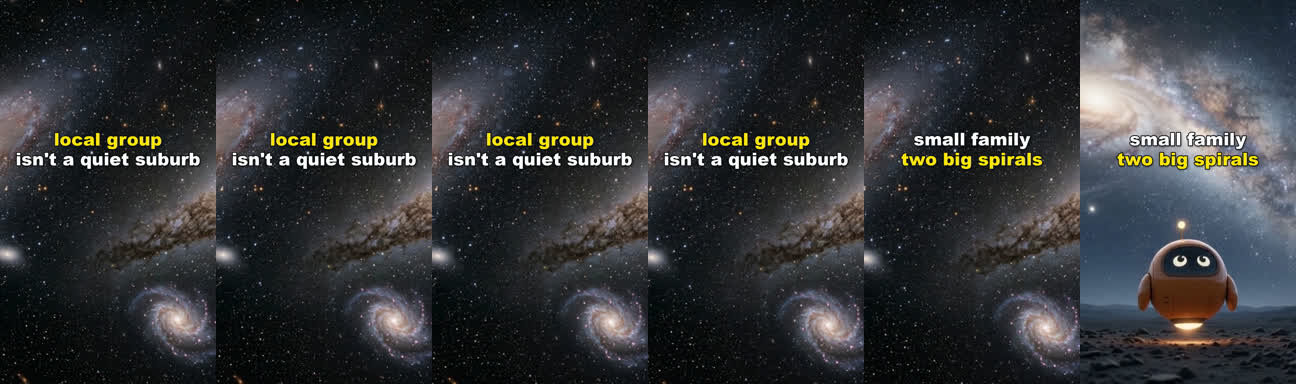
#> input picture 02_Video-Projects/019_Andromeda-Milky-Way-Collision/10_Shorts/k9pXeeJvLpc_recut/gate_open_sheet_v01c.jpg, 1296 x 384 px
$ python -i build_scene_first_short_covers.py   (imports and definitions only)
#> lines starting #> are read from the running program, lines starting #| are printed output that depends on the picture
#!/usr/bin/env python3
"""Rebuild Short covers scene-first.

The first pass grabbed a blind frame at 42% of duration, which often landed on an
Orbit close-up or on top of the video's own burned-in caption. This scans the
whole clip and scores every candidate frame so the cover is a scene, not the
mascot, and our punch text lands on clean picture.
"""
import glob
import shutil
import subprocess
import tempfile
from pathlib import Path

from PIL import Image, ImageDraw, ImageFont, ImageStat

FONT = "/System/Library/Fonts/Supplemental/Arial Black.ttf"
P = "/Users/ben/code/Orbit-YouTube/02_Video-Projects"
OUT = Path("/tmp/covers/rebuild")
# [1 line not run here, left out]

LS = f"{P}/005_The-Last-Star-In-The-Universe/10_Shorts/06_Final-Exports"
EU = f"{P}/006_Could-Life-Exist-Under-The-Ice-Of-Europa/10_Shorts/06_Final-Exports"
NS = f"{P}/007_What-Happens-To-Your-Body-Near-A-Neutron-Star/10_Shorts/06_Final-Exports"
OO = f"{P}/_Experiments/omni-oort-1min-test/10_Shorts/06_Final-Exports"
AL = f"{P}/001_Will-We-Ever-Meet-Aliens/10_Shorts/06_Final-Exports"
BH = f"{P}/002_What-Happens-If-You-Fall-Into-A-Black-Hole/10_Shorts/06_Final-Exports"
EX = f"{P}/003_Exoplanets-Strangest-Alien-Worlds/10_Shorts/06_Final-Exports"
JW = f"{P}/004_JWST-Discoveries-That-Change-Everything/10_Shorts/06_Final-Exports"

# id -> (source pattern, punch lines)
JOBS = [
    # scheduled
    ("DN4L1DkerMM", f"{LS}/last-star_punch-02_star-birth-ends_v05_captions.mp4", ["RUNNING OUT", "OF STARS"]),
    ("wIh3armF7_k", f"{LS}/last-star_punch-03*.mp4", ["THE LAST", "STAR"]),
    ("SdNXS1PD_Yk", f"{LS}/last-star_punch-01_universe-almost-dark_v05_titlecta.mp4", ["RUNNING OUT", "OF LIGHT"]),
    ("IVbO9XkkDps", f"{LS}/last-star_punch-04_last-star-dies_v04_worldlast_lock.mp4", ["THE FINAL", "LIGHT"]),
    ("xRxhb3vSru4", f"{LS}/last-star_punch-05_what-remains_v05_titlecta.mp4", ["WHAT", "REMAINS?"]),
    ("GjcZB8826J8", f"{EX}/exoplanets_short-20s_glass-rain_v01_cfr_fixed.mp4", ["GLASS", "RAIN"]),
    ("QptlHs1HuYI", f"{AL}/aliens_punch-p01_where-is-everybody_v03_cfr_fixed.mp4", ["WHERE IS", "EVERYONE?"]),
    ("Q16DKNvq2OY", f"{OO}/oort_punch-01_fly-past-blue-world_v01.mp4", ["EARTH, FROM", "THE DARK"]),
    ("oN_jm9PTDOQ", f"{OO}/oort_punch-02_sun-bright-pin_v01.mp4", ["THE SUN,", "SHRUNK"]),
    ("0j_pgYbCe5E", f"{OO}/oort_punch-03_far-edge-spark_v01.mp4", ["IT DOESN'T", "END HERE"]),
    ("FbRFvSApfOQ", f"{EU}/europa_punch-01_ocean-we-cannot-see_v03_diamond.mp4", ["MORE WATER", "THAN EARTH"]),
    ("EcsunqhN0jQ", f"{EU}/europa_punch-02_cold-should-win_v02_diamond.mp4", ["IT SHOULDN'T", "EXIST"]),
    ("k0PjH2I0OxY", f"{EU}/europa_punch-03_what-would-life-eat_v02_diamond.mp4", ["WHAT WOULD", "LIFE EAT?"]),
    ("0eqTVgrlU-s", f"{EU}/europa_punch-04_no-daylight-kitchen_v02_diamond.mp4", ["LIFE WITHOUT", "SUNLIGHT"]),
    ("Fv-lSwB_Z-o", f"{EU}/europa_punch-05_sample-without-drilling_v02_diamond.mp4", ["AN OCEAN", "IN SPACE"]),
    ("KPO68c-U42E", f"{EU}/europa_punch-06_clipper-on-its-way_v02_diamond.mp4", ["ALREADY", "FLYING"]),
    ("gN2qAv8m9Wc", f"{EU}/europa_punch-07_do-not-contaminate_v02_diamond.mp4", ["COULD WE", "KILL IT?"]),
    ("TE_HDKAnqms", f"{EU}/europa_punch-08_life-under-ice_v02_diamond.mp4", ["LIFE UNDER", "ICE"]),
    ("fhJP6eMoU0Q", f"{NS}/neutron_star_short-01_line-of-atoms_punch_v03.mp4", ["TORN INTO", "ATOMS"]),
    ("vCxXTYXSSqY", f"{NS}/neutron_star_short-02_teaspoon-mountains_punch_v02.mp4", ["ONE", "TEASPOON"]),
    ("va5ATScn3rs", f"{NS}/neutron_star_short-03_sky-would-lean_punch_v04.mp4", ["THE SKY", "LEANS"]),
    ("o7ykyTDZKiE", f"{NS}/neutron_star_short-04_last-clear-image_punch_v03.mp4", ["YOUR LAST", "IMAGE"]),
    ("Rp_8J6_6IIk", f"{NS}/neutron_star_short-05_too-fast-to-feel_punch_v03.mp4", ["TOO FAST", "TO FEEL"]),
    ("92vmMxSNmlk", f"{NS}/neutron_star_short-06_you-dont-stand_punch_v05.mp4", ["YOU CAN'T", "STAND HERE"]),
    # public
    ("68uTDP2esso", f"{JW}/jwst_short-01*too-big*.mp4", ["TOO BIG,", "TOO SOON"]),
    ("4-ZEpKD1yak", f"{JW}/jwst_short-05_what-webb-sees_v01.mp4", ["INFRARED", "EYES"]),
    ("P32uaiserG0", f"{JW}/jwst_short-06_universe-already-busy_v03.mp4", ["OLDER THAN", "WE THOUGHT?"]),
    ("P-li_ZWk4lg", f"{JW}/*textbook-gap*.mp4", ["TEXTBOOK", "VS REALITY"]),
    ("ZnsJTCcrTlA", f"{JW}/*black-holes-too-soon*.mp4", ["TOO BIG,", "TOO FAST"]),
    ("l1d1ypHxLk0", f"{JW}/*galaxies-too-early*.mp4", ["TOO EARLY"]),
    ("PV50PX-bE4g", f"{LS}/last-star_punch-01_universe-almost-dark_v04_diamond.mp4", ["NO LIGHT"]),
    ("03v4f1hlvtQ", f"{AL}/*zoo-hypothesis*.mp4", ["LEFT ALONE", "ON PURPOSE?"]),
    ("QRi6Dxq0hz0", f"{EX}/exoplanets_short-06_habitability_retention_v2_cfr_fixed.mp4", ["SMELLING", "ALIEN LIFE"]),
    ("OlwENQcY-jg", f"{EX}/*eyeball*.mp4", ["A GIANT", "EYE"]),
    ("tEOHYQbcgOw", f"{EX}/exoplanets_short-04_hot-jupiter_retention_v2_cfr_fixed.mp4", ["NIGHTS HOTTER", "THAN DAY"]),
    ("MDvAKtmKauw", f"{EX}/*three-suns*.mp4", ["THREE SUNS"]),
    ("M-VN84HCNls", f"{EX}/exoplanets_short-02_diamond_retention_v2_cfr_fixed.mp4", ["DIAMOND", "PLANETS"]),
    ("SC2WGTl_V5Q", f"{EX}/*glass-rain*.mp4", ["MOLTEN GLASS", "RAIN"]),
    ("iQUbmlaj4vk", f"{AL}/*space-is-rude*.mp4", ["A REPLY TAKES", "GENERATIONS"]),
    ("5-sofIhR0lI", f"{BH}/*look*back*.mp4", ["LOOKING", "BACK"]),
    ("kBkWtBMKPqE", f"{BH}/*feel*.mp4", ["FEELS LIKE", "NOTHING"]),
    ("9ez9BeqGBtE", f"{BH}/blackhole_punch-p01_cross-this-line_v03_cfr_fixed.mp4", ["ONE-WAY", "LINE"]),
    ("ykmoxRJ6BOI", f"{AL}/*clue-already-here*.mp4", ["ALREADY", "RECORDED?"]),
    ("f8V6wCjWwHA", f"{AL}/aliens_punch-p01_where-is-everybody_v03_cfr_fixed.mp4", ["ZERO", "SIGNALS"]),
    ("B2STcIAF1lY", f"{BH}/*what-you-would-see*.mp4", ["WHAT YOU'D", "SEE"]),
    # found 25 Aug: public Short absent from the uploads playlist, missed by every audit
    ("tUAdhOnMW2g", f"{BH}/blackhole_nf01_time-appears-to-stop_v03_smooth_normal.mp4", ["TIME", "STOPS"]),
]

TEXT_BOX = (0.05, 0.06, 0.95, 0.26)   # where our punch text lands
CAPTION_BOX = (0.05, 0.52, 0.95, 0.95)  # where the clip's own captions live


def orange_fraction(im):
    """Fraction of pixels that look like Orbit's matte-orange body."""
    px = im.load()
    w, h = im.size
    hit = 0
    for y in range(0, h, 2):
        for x in range(0, w, 2):
            r, g, b = px[x, y]
            if r > 110 and r > g * 1.30 and g > b * 1.10 and (r - b) > 55:
                hit += 1
    return hit / ((w // 2) * (h // 2))


def near_white_fraction(im, box):
    w, h = im.size
    crop = im.crop((int(box[0] * w), int(box[1] * h), int(box[2] * w), int(box[3] * h)))
    g = crop.convert("L")
    px = g.load()
    cw, ch = g.size
    hit = sum(1 for y in range(0, ch, 2) for x in range(0, cw, 2) if px[x, y] > 232)
    return hit / ((cw // 2) * (ch // 2))


def band_stddev(im, box):
    w, h = im.size
    crop = im.crop((int(box[0] * w), int(box[1] * h), int(box[2] * w), int(box[3] * h)))
    return sum(ImageStat.Stat(crop).stddev) / 3


def score(im):
    detail = sum(ImageStat.Stat(im).stddev) / 3
    mean = sum(ImageStat.Stat(im).mean) / 3
    orange = orange_fraction(im)
    centre = orange_fraction(im.crop((int(im.width * 0.2), int(im.height * 0.25),
                                      int(im.width * 0.8), int(im.height * 0.8))))
    caption = near_white_fraction(im, CAPTION_BOX)
    text_busy = band_stddev(im, TEXT_BOX)
    s = (
        min(detail, 60) * 1.0
        - orange * 260
        - centre * 300
        - caption * 900
        - max(0.0, text_busy - 30) * 1.2
    )
    if mean < 12:          # nearly black frame
        s -= 40
    return s, dict(detail=round(detail, 1), orange=round(orange, 4),
                   centre=round(centre, 4), caption=round(caption, 4),
                   text_busy=round(text_busy, 1), mean=round(mean, 1))


def resolve(pattern):
    m = sorted(g for g in glob.glob(pattern) if "_pre_cfr" not in g)
    return m[-1] if m else None


# [77 lines left out: functions duration, fit_font, compose, main, not called in this run]


# [2 lines not run here, left out]

>>> from PIL import Image
>>> picture = Image.open('../../../02_Video-Projects/019_Andromeda-Milky-Way-Collision/10_Shorts/k9pXeeJvLpc_recut/gate_open_sheet_v01c.jpg')
#> picture is the input picture: PIL image 1296x384 RGB; mean R, G, B 50.3, 51.7, 53.7
>>> result = score(picture)
#> in score, `detail = sum(ImageStat.Stat(im).stddev) / 3`: detail = 46.08
#> in score, `mean = sum(ImageStat.Stat(im).mean) / 3`: mean = 51.9
#> after the loop in orange_fraction, `for y in range(0, h, 2):`: hit = 154
#> in score, `orange = orange_fraction(im)`: orange = 0.00124
#> in score, `centre = orange_fraction(im.crop((int(im.width * 0.2), int(im.height *..`: centre = 0.000123
#> in near_white_fraction, `crop = im.crop((int(box[0] * w), int(box[1] * h), int(box[2] * w), int..`:
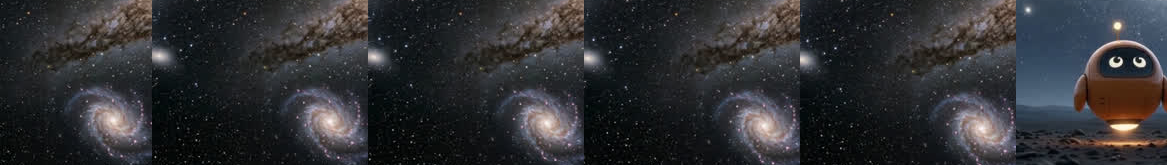
#> crop: PIL image 1167x165 RGB; mean R, G, B 48.2, 48.7, 51.6
#> in near_white_fraction, `g = crop.convert("L")`:
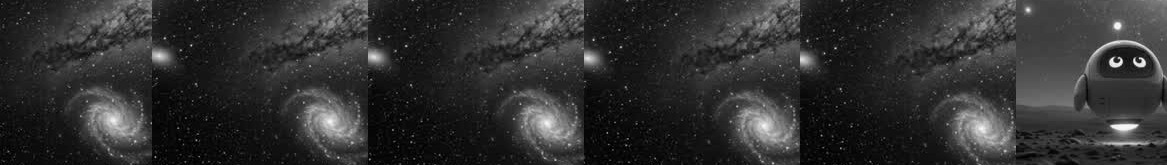
#> g: PIL image 1167x165 L; min 0, max 251, mean 48.9
#> in near_white_fraction, `hit = sum(1 for y in range(0, ch, 2) for x in range(0, cw, 2) if px[x,..`: hit = 52
#> in score, `caption = near_white_fraction(im, CAPTION_BOX)`: caption = 0.00109
#> in band_stddev, `crop = im.crop((int(box[0] * w), int(box[1] * h), int(box[2] * w), int..`:
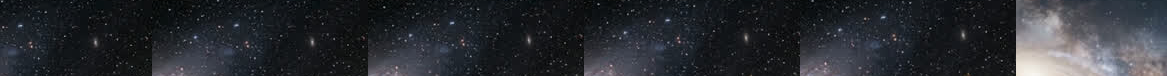
#> crop: PIL image 1167x76 RGB; mean R, G, B 41.5, 44.2, 49.2
#> in score, `text_busy = band_stddev(im, TEXT_BOX)`: text_busy = 40.24
#> in score, `s = ( min(detail, 60) * 1.0 - orange * 260 - centre * 300 - caption * ..`: s = 32.46

$ run again, on 02_Video-Projects/022_Is-the-Sun-Getting-Brighter/07_Edit-Project/review_v02/row051_cue_t0238.0.jpg
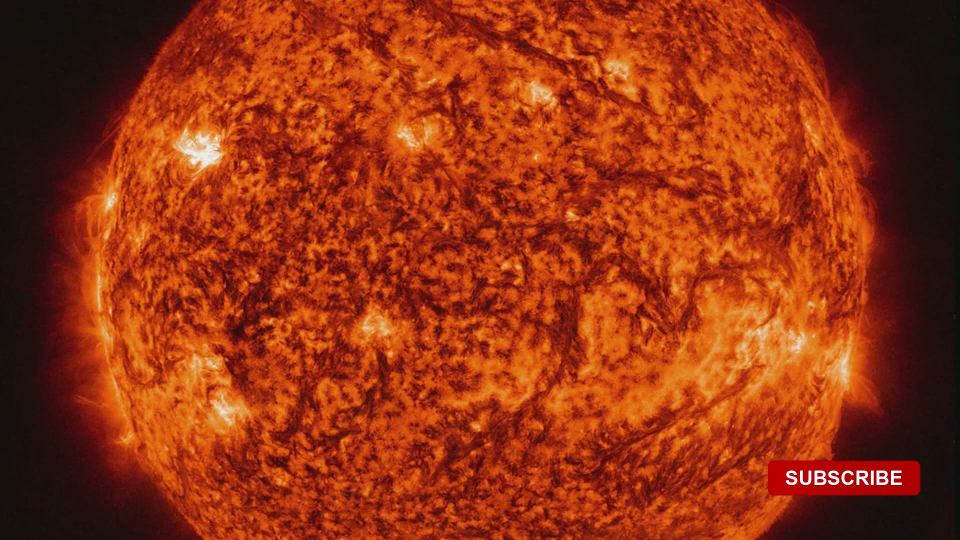
#> input picture 02_Video-Projects/022_Is-the-Sun-Getting-Brighter/07_Edit-Project/review_v02/row051_cue_t0238.0.jpg, 1920 x 1080 px (shown at 1/2 size)
#> picture is the input picture: PIL image 1920x1080 RGB; mean R, G, B 147.7, 51.1, 18
#> detail = 40.01
#> mean = 72.26
#> after the loop in orange_fraction, `for y in range(0, h, 2):`: hit = 377409
#> orange = 0.728
#> centre = 0.933
#> in near_white_fraction, `g = crop.convert("L")`:
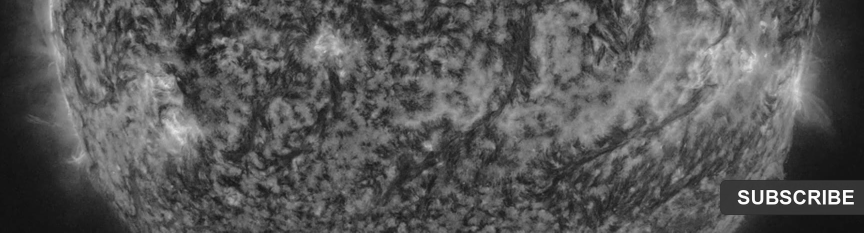
#> g: PIL image 1728x465 L (shown at 1/2 size); min 14, max 255, mean 87.2
#> in near_white_fraction, `hit = sum(1 for y in range(0, ch, 2) for x in range(0, cw, 2) if px[x,..`: hit = 759
#> caption = 0.00379
#> in band_stddev, `crop = im.crop((int(box[0] * w), int(box[1] * h), int(box[2] * w), int..`:
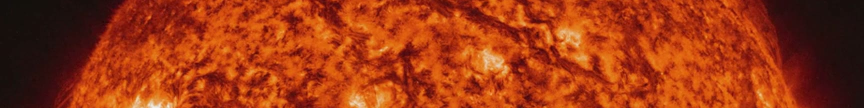
#> crop: PIL image 1728x216 RGB (shown at 1/2 size); mean R, G, B 157.2, 55.2, 17.7
#> text_busy = 37.65
#> s = -441.7

$ run again, on 02_Video-Projects/022_Is-the-Sun-Getting-Brighter/07_Edit-Project/review_v02/row_029.jpg
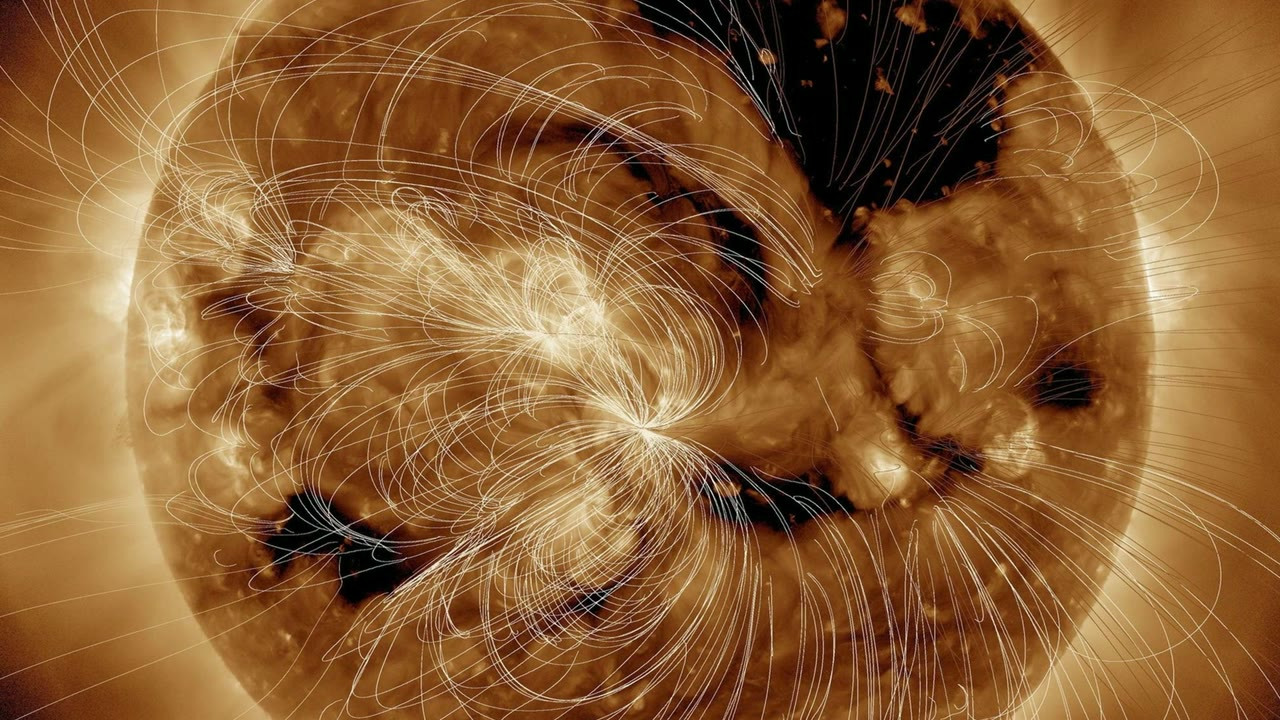
#> input picture 02_Video-Projects/022_Is-the-Sun-Getting-Brighter/07_Edit-Project/review_v02/row_029.jpg, 1280 x 720 px
#> picture is the input picture: PIL image 1280x720 RGB; mean R, G, B 139.7, 94.9, 50.8
#> detail = 46.58
#> mean = 95.14
#> after the loop in orange_fraction, `for y in range(0, h, 2):`: hit = 139158
#> orange = 0.604
#> centre = 0.571
#> in near_white_fraction, `g = crop.convert("L")`:
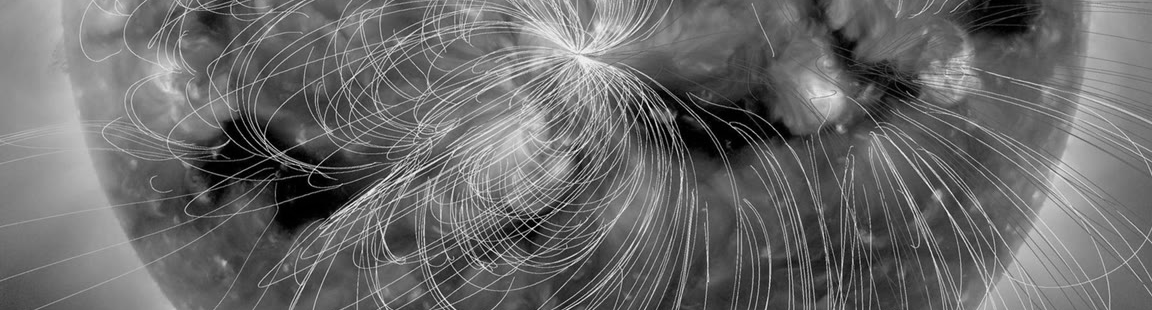
#> g: PIL image 1152x310 L; min 0, max 247, mean 105.9
#> in near_white_fraction, `hit = sum(1 for y in range(0, ch, 2) for x in range(0, cw, 2) if px[x,..`: hit = 72
#> caption = 0.000806
#> in band_stddev, `crop = im.crop((int(box[0] * w), int(box[1] * h), int(box[2] * w), int..`:
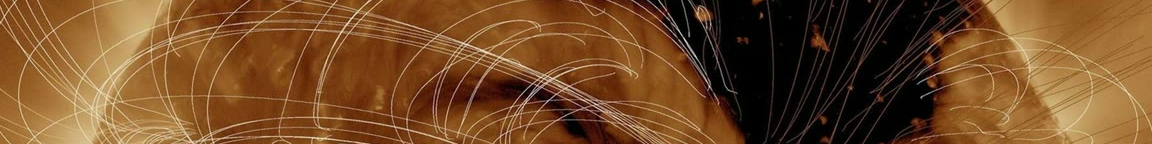
#> crop: PIL image 1152x144 RGB; mean R, G, B 116.4, 75.6, 38.1
#> text_busy = 47.95
#> s = -304
